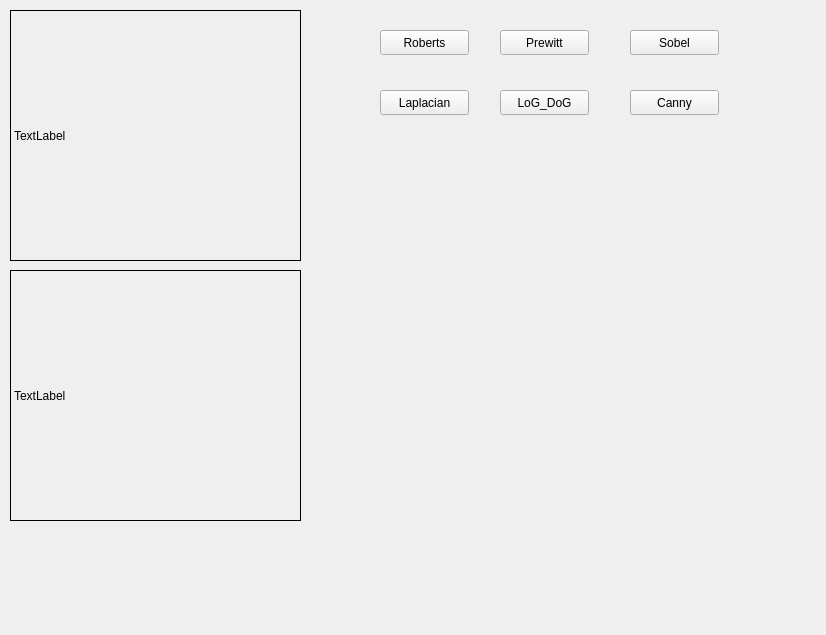
<?xml version="1.0" encoding="UTF-8"?>
<ui version="4.0">
 <class>Form</class>
 <widget class="QWidget" name="Form">
  <property name="geometry">
   <rect>
    <x>0</x>
    <y>0</y>
    <width>826</width>
    <height>635</height>
   </rect>
  </property>
  <property name="windowTitle">
   <string>Form</string>
  </property>
  <widget class="QLabel" name="originCam">
   <property name="geometry">
    <rect>
     <x>10</x>
     <y>10</y>
     <width>291</width>
     <height>251</height>
    </rect>
   </property>
   <property name="styleSheet">
    <string notr="true">border: 1px solid black</string>
   </property>
   <property name="text">
    <string>TextLabel</string>
   </property>
  </widget>
  <widget class="QLabel" name="edgeCam">
   <property name="geometry">
    <rect>
     <x>10</x>
     <y>270</y>
     <width>291</width>
     <height>251</height>
    </rect>
   </property>
   <property name="styleSheet">
    <string notr="true">border: 1px solid black</string>
   </property>
   <property name="text">
    <string>TextLabel</string>
   </property>
  </widget>
  <widget class="QPushButton" name="robertsBtn">
   <property name="geometry">
    <rect>
     <x>380</x>
     <y>30</y>
     <width>89</width>
     <height>25</height>
    </rect>
   </property>
   <property name="text">
    <string>Roberts</string>
   </property>
  </widget>
  <widget class="QPushButton" name="prewittBtn">
   <property name="geometry">
    <rect>
     <x>500</x>
     <y>30</y>
     <width>89</width>
     <height>25</height>
    </rect>
   </property>
   <property name="text">
    <string>Prewitt</string>
   </property>
  </widget>
  <widget class="QPushButton" name="sobelBtn">
   <property name="geometry">
    <rect>
     <x>630</x>
     <y>30</y>
     <width>89</width>
     <height>25</height>
    </rect>
   </property>
   <property name="text">
    <string>Sobel</string>
   </property>
  </widget>
  <widget class="QPushButton" name="LaplacianBtn">
   <property name="geometry">
    <rect>
     <x>380</x>
     <y>90</y>
     <width>89</width>
     <height>25</height>
    </rect>
   </property>
   <property name="text">
    <string>Laplacian</string>
   </property>
  </widget>
  <widget class="QPushButton" name="log_dogBtn">
   <property name="geometry">
    <rect>
     <x>500</x>
     <y>90</y>
     <width>89</width>
     <height>25</height>
    </rect>
   </property>
   <property name="text">
    <string>LoG_DoG</string>
   </property>
  </widget>
  <widget class="QPushButton" name="cannyBtn">
   <property name="geometry">
    <rect>
     <x>630</x>
     <y>90</y>
     <width>89</width>
     <height>25</height>
    </rect>
   </property>
   <property name="text">
    <string>Canny</string>
   </property>
  </widget>
 </widget>
 <resources/>
 <connections>
  <connection>
   <sender>sobelBtn</sender>
   <signal>clicked()</signal>
   <receiver>Form</receiver>
   <slot>sobel()</slot>
   <hints>
    <hint type="sourcelabel">
     <x>686</x>
     <y>44</y>
    </hint>
    <hint type="destinationlabel">
     <x>729</x>
     <y>69</y>
    </hint>
   </hints>
  </connection>
 </connections>
 <slots>
  <slot>sobel()</slot>
 </slots>
</ui>
